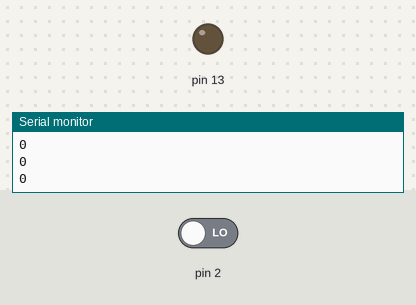
This sketch was run on a simulated Arduino Uno, built with avr-gcc and run on an emulated ATmega328P. On the bench: output pins drawn as LEDs (lit = HIGH), the last lines printed to the serial monitor. The test bench sets the inputs (shaded band); at power-on: pin 2 LOW.

Above: at 1.2 s.
1.3 s: pin 2 driven HIGH
At 2.3 s:
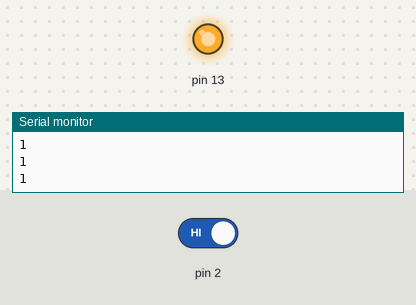
2.9 s: pin 2 driven LOW
At 3.5 s:
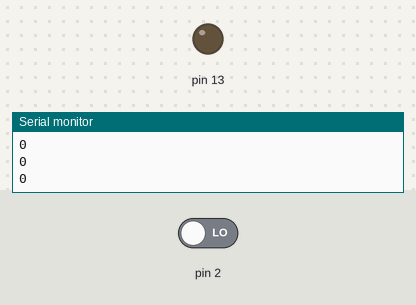
Timing chart, 0 to 5.9 s (numbered marks = the images above; inputs shaded):
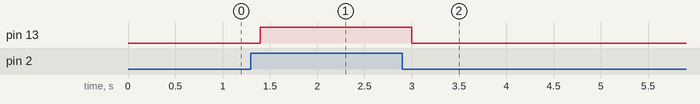

Measured:
- after the input at 1.3 s, pin 13: LOW → HIGH after 0.10 s
- after the input at 2.9 s, pin 13: HIGH → LOW after 0.10 s

The sketch:

Task1.1.6.ino
```cpp
void setup() {
  pinMode(2, INPUT);
  pinMode(13, OUTPUT);
  Serial.begin(9600);
}

void loop() {
  int value = digitalRead(2);

  Serial.println(value);

  if(value == HIGH) {
    digitalWrite(13, HIGH);
  } else {
    digitalWrite(13, LOW);
  }

  delay(200);
}
```
